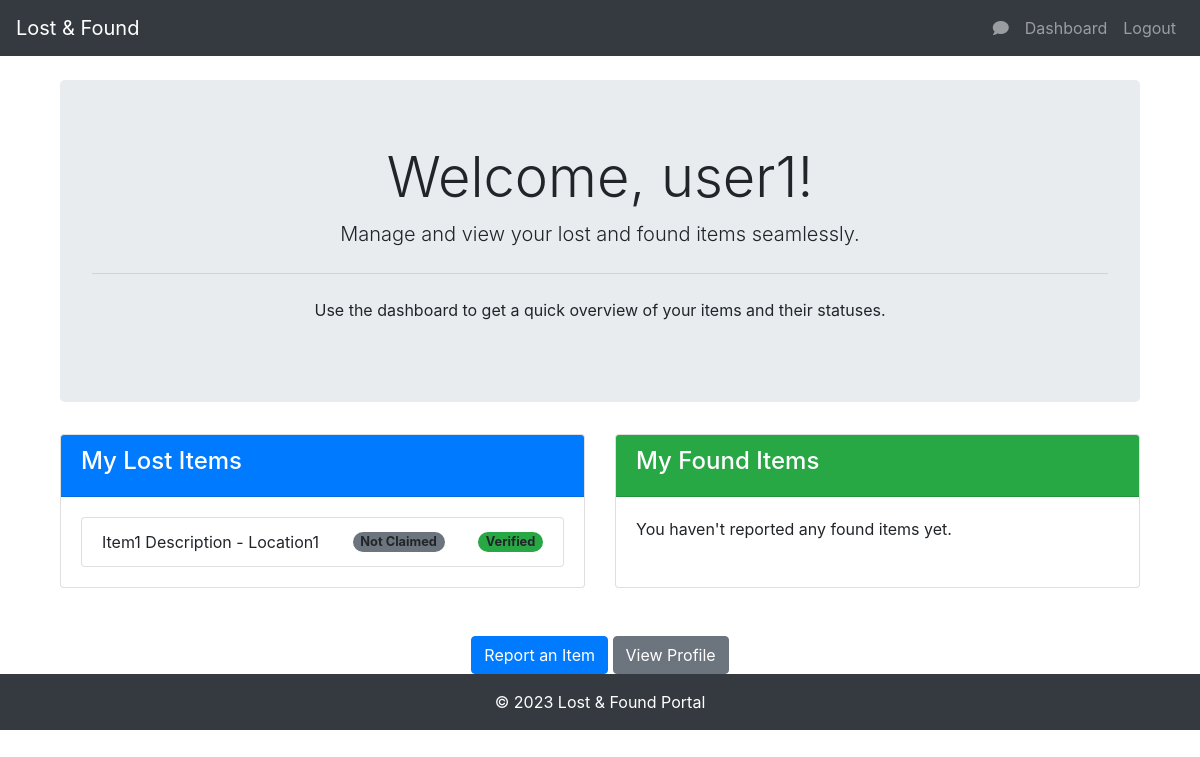
The page /dashboard (signed in) on the database its author committed.
### models.py (models this page shows, shortened)
class User(UserMixin, db.Model):
    id = db.Column(db.Integer, primary_key=True)
    first_name = db.Column(db.String(80), unique=False, nullable=False)
    last_name = db.Column(db.String(80), unique=False, nullable=False)
    username = db.Column(db.String(80), unique=True, nullable=False)
    created_at = db.Column(db.DateTime, default=datetime.utcnow)
    email = db.Column(db.String(120), unique=True, nullable=False, index=True, info={'unique_constraint': 'uq_email'})
    phone = db.Column(db.String(20), unique=True, nullable=False)
    password = db.Column(db.String(128), nullable=False)
    is_admin = db.Column(db.Boolean, default=False)
    last_login = db.Column(db.DateTime, nullable=True)
    is_active = db.Column(db.Boolean, default=True)
    email_verified = db.Column(db.Boolean, nullable=False, default=False)
    items = db.relationship('Item', backref='reporter', lazy=True)
    profile_visibility = db.Column(db.String(50), default='public', nullable=False)
    sent_messages = db.relationship('Message', foreign_keys='Message.sender_id', backref='sender', lazy='dynamic')
    received_messages = db.relationship('Message', foreign_keys='Message.receiver_id', backref='receiver',
                                        lazy='dynamic')
    claims = db.relationship('Claim', back_populates='user')
    PROFILE_VISIBILITY_CHOICES = ['public', 'private']

class Item(db.Model):
    id = db.Column(db.Integer, primary_key=True)
    name = db.Column(db.String(100), nullable=False, index=True)  # Added index
    description = db.Column(db.String(300), nullable=False, index=True)  # Added index
    category = db.Column(db.String(100), nullable=False, index=True)  # Added index
    location = db.Column(db.String(200), nullable=False, index=True)  # Added index
    time = db.Column(db.DateTime, nullable=False, default=datetime.utcnow)
    created_at = db.Column(db.DateTime, nullable=False, default=datetime.utcnow)
    is_verified = db.Column(db.Boolean, default=False, nullable=False)
    type = db.Column(db.String(10), nullable=False, index=True)  # This will store values "lost" or "found"
    image_file = db.Column(db.String(20), nullable=True, default='default.jpg')
    user_id = db.Column(db.Integer, db.ForeignKey('user.id'), nullable=False)
    claims = db.relationship('Claim', back_populates='item')

### app.py (the view)
@app.route("/dashboard")
@login_required
def dashboard():
    lost_items = Item.query.filter_by(user_id=current_user.id, type='lost').all()
    found_items = Item.query.filter_by(user_id=current_user.id, type='found').all()
    lost_items_with_status = {}
    found_items_with_status = {}
    for item in lost_items:
        claim = Claim.query.filter_by(item_id=item.id).first()
        status = claim.status if claim else "Not Claimed"
        lost_items_with_status[item] = status
    for item in found_items:
        claim = Claim.query.filter_by(item_id=item.id).first()
        status = claim.status if claim else "Not Claimed"
        found_items_with_status[item] = status
    return render_template(
        'dashboard.html',
        lost_items_with_status=lost_items_with_status,
        found_items_with_status=found_items_with_status
    )

### app.py (called while the page is built)
@app.before_request
def before_request():
    flask.g.start_time = time.time()

@app.after_request
def increment_request_count(response):
    http_requests_total.labels(method=request.method, endpoint=request.endpoint).inc()
    request_duration_seconds.observe(time.time() - flask.g.start_time)
    return response

@app.before_request
def make_session_permanent():
    session.permanent = True
    app.permanent_session_lifetime = timedelta(minutes=15)
    session.modified = True

@login_manager.user_loader
def load_user(user_id):
    return User.query.get(int(user_id))

@app.before_request
def before_request():
    if current_user.is_authenticated:
        g.unread_messages_count = Message.query.filter_by(receiver_id=current_user.id, is_read=False).count()
    else:
        g.unread_messages_count = 0

@app.context_processor
def inject_unread_messages_count():
    if current_user.is_authenticated:
        unread_messages_count = Message.query.filter_by(receiver_id=current_user.id, is_read=False).count()
    else:
        unread_messages_count = 0
    return dict(unread_messages_count=unread_messages_count)

### templates/dashboard.html (shortened to what this page needs)
{% extends "base.html" %}
{% block content %}
<div class="container mt-4">
    <div class="jumbotron text-center">
        <h1 class="display-4">Welcome, {{ current_user.username }}!</h1>
        <p class="lead">Manage and view your lost and found items seamlessly.</p>
        <hr class="my-4">
        <p>Use the dashboard to get a quick overview of your items and their statuses.</p>
    </div>
    <div class="row">
        <div class="col-md-6 mb-4">
            <div class="card h-100">
                <div class="card-header bg-primary text-white">
                    <h4> My Lost Items</h4>
                </div>
                <div class="card-body">
                    {% if lost_items_with_status %}
                    <ul class="list-group">
                        {% for item, status in lost_items_with_status.items() %}
                        <li class="list-group-item d-flex justify-content-between align-items-center">
                            {{ item.description }} - {{ item.location }}
                            <span class="badge bg-secondary rounded-pill">{{ status }}</span>
                            <span class="badge bg-{{ 'success' if item.is_verified else 'danger' }} rounded-pill">{{ 'Verified' if item.is_verified else 'Not Verified' }}</span>
                        </li>
                        {% endfor %}
                    </ul>
                    {% else %}
                    <p>You haven't reported any lost items yet.</p>
                    {% endif %}
                </div>
            </div>
        </div>
        <div class="col-md-6 mb-4">
            <div class="card h-100">
                <div class="card-header bg-success text-white">
                    <h4> My Found Items</h4>
                </div>
                <div class="card-body">
                    {% if found_items_with_status %}
                    <ul class="list-group">
                        {% for item, status in found_items_with_status.items() %}
                        <li class="list-group-item d-flex justify-content-between align-items-center">
                            {{ item.description }} - {{ item.location }}
                            <span class="badge bg-secondary rounded-pill">{{ status }}</span>
                            <span class="badge bg-{{ 'success' if item.is_verified else 'danger' }} rounded-pill">{{ 'Verified' if item.is_verified else 'Not Verified' }}</span>
                        </li>
                        {% endfor %}
                    </ul>
                    {% else %}
                    <p>You haven't reported any found items yet.</p>
                    {% endif %}
                </div>
            </div>
        </div>
    </div>
    <div class="text-center mt-4">
        <a href="{{ url_for('report_item') }}" class="btn btn-primary"> Report an Item</a>
        <a href="{{ url_for('profile') }}" class="btn btn-secondary"> View Profile</a>
    </div>
</div>
{% endblock %}

### templates/dashboard.html (style rules this page uses)
.badge { font-size: 0.8rem; padding: 0.3em 0.6em; }

### rows shown on the page
User: username "user1"
Item: description "Item1 Description", location "Location1", status "Not Claimed", is_verified "Verified"
